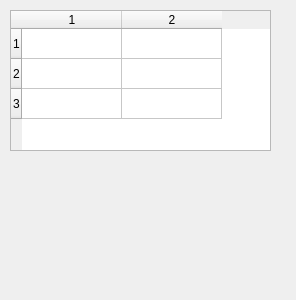
<?xml version="1.0" encoding="UTF-8"?>
<ui version="4.0">
 <class>Dialog</class>
 <widget class="QDialog" name="Dialog">
  <property name="geometry">
   <rect>
    <x>0</x>
    <y>0</y>
    <width>296</width>
    <height>300</height>
   </rect>
  </property>
  <property name="windowTitle">
   <string>Dialog</string>
  </property>
  <widget class="QTableWidget" name="tableWidget">
   <property name="geometry">
    <rect>
     <x>10</x>
     <y>10</y>
     <width>261</width>
     <height>141</height>
    </rect>
   </property>
   <property name="rowCount">
    <number>3</number>
   </property>
   <property name="columnCount">
    <number>2</number>
   </property>
   <attribute name="horizontalHeaderVisible">
    <bool>true</bool>
   </attribute>
   <row/>
   <row/>
   <row/>
   <column/>
   <column/>
  </widget>
 </widget>
 <resources/>
 <connections/>
</ui>
